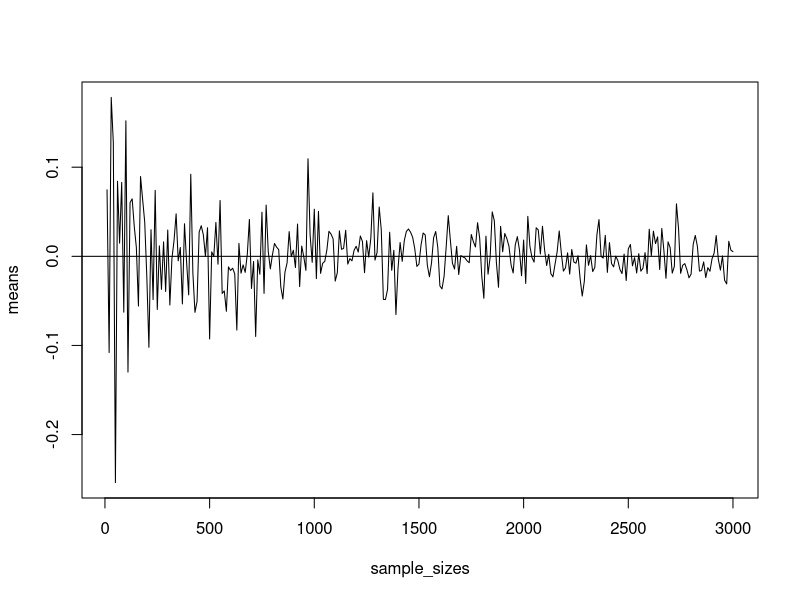
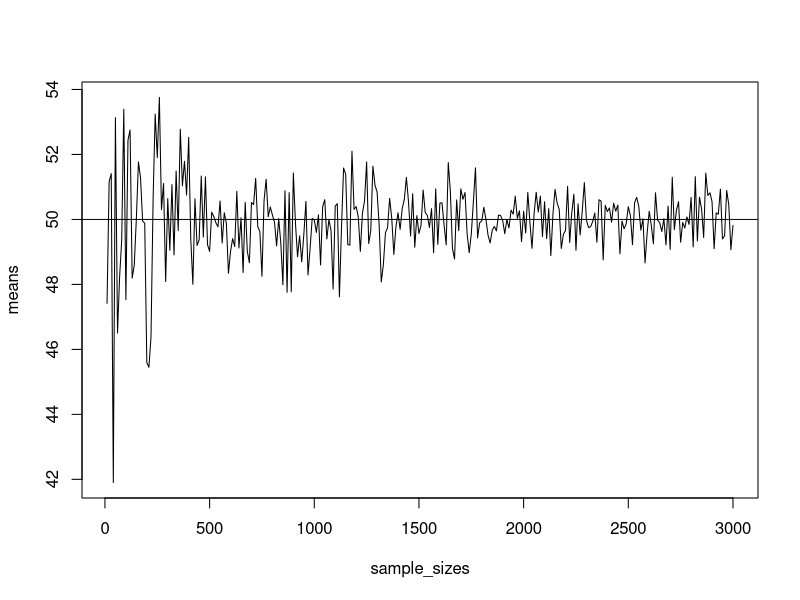
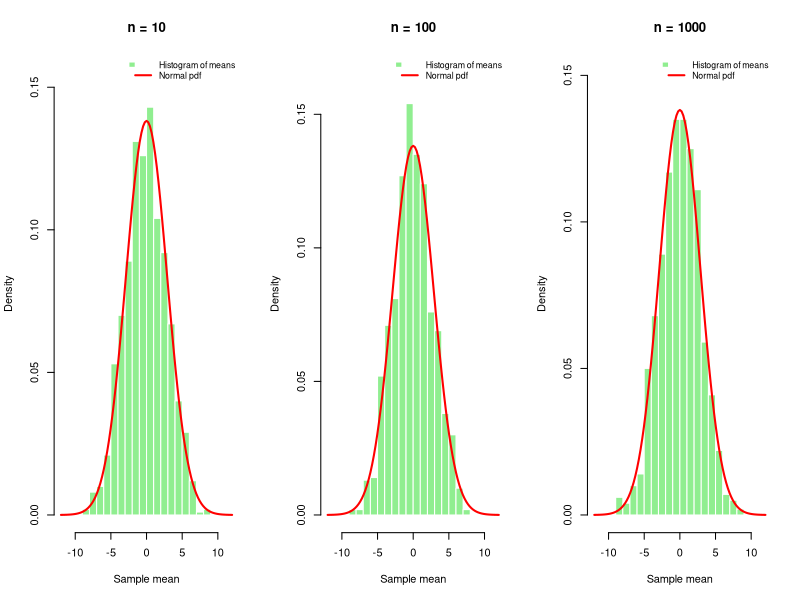

These figures' R source, in order:
# WLLN illustration

set.seed(123)

#Normally distributed

mu<-0
sd<-1

means<-c()
sample_sizes<-seq(10,3000,by=10)

for (n in sample_sizes){
  x<-rnorm(n = n, mean = mu, sd = sd)
  means<-c(means, mean(x))
}

plot(sample_sizes, means, type='l')
abline(h=mu)

# Uniformly distributed

min<-0
max<-100

means<-c()
sample_sizes<-seq(10,3000,by=10)

for (n in sample_sizes){
  x<-runif(n = n, min = min, max = max)
  means<-c(means, mean(x))
}

plot(sample_sizes, means, type='l')
abline(h=((max+min)/2))



# CLT illustration
min <- 0
max <- 10
n_rep <- 1000
sample_sizes <- c(10, 100, 1000)

# Simulate the sample means
means_list <- list()
for (n in sample_sizes) {
  means <- numeric(n_rep)
  for (b in 1:n_rep) {
    x <- runif(n = n, min = min, max = max)
    means[b] <- mean(x)
  }
  means_list[[as.character(n)]] <- means
}

# Normal pdf mean
mu <- (min + max) / 2

# One panel per sample size
par(mfrow = c(1, length(sample_sizes)))

for (i in seq_along(sample_sizes)) {
  n      <- sample_sizes[i]
  sigma2 <- (max - min)^2 / 12
  sigma  <- sqrt(sigma2)
  
  xlim <- c(-12,12)
  
  h <- hist(sqrt(n)*(means_list[[i]]-mu), breaks = 30, plot = FALSE)
  ymax <- max(h$density, dnorm(0, 0, sigma))
  
  hist(sqrt(n)*(means_list[[i]]-mu), breaks = seq(-12,12,1), freq = FALSE,
       col = "lightgreen", border = "white",
       xlim = xlim, ylim = c(0, ymax * 1.05),
       main = paste("n =", n),
       xlab = "Sample mean", ylab = "Density")
  
  curve(dnorm(x, mean = 0, sd = sigma),
        add = TRUE, lwd = 2, col = "red")
  
  legend("topright",
         legend = c("Histogram of means", "Normal pdf"),
         fill   = c("lightgreen", NA),
         border = c("white", NA),
         lty    = c(NA, 1),
         lwd    = c(NA, 2),
         col    = c(NA, "red"),
         bty = "n", cex = 0.8)
}

par(mfrow = c(1, 1))  # reset layout
